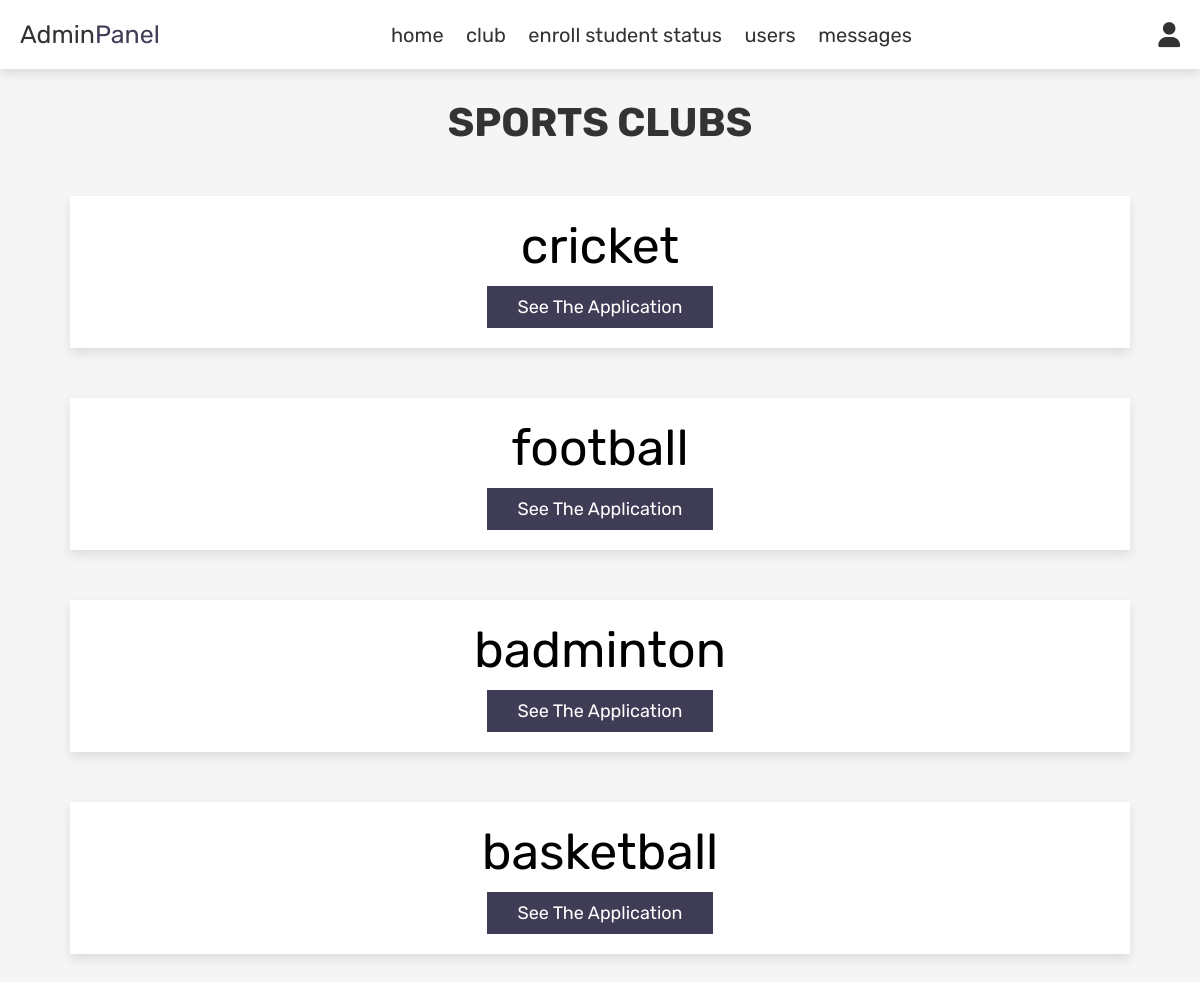
Page /admin_enroll.php (signed in) on the committed database.
### tables this page shows
CREATE TABLE `club` (
  `id` int(11) NOT NULL,
  `name` varchar(100) NOT NULL,
  `description` mediumtext NOT NULL,
  `image` varchar(100) NOT NULL
);

### admin_enroll.php (the view, shortened to what this page needs)
<?php
include 'config.php';
?>
<!DOCTYPE html>
<html lang="en">
<head>
   <link rel="stylesheet" href="https://cdnjs.cloudflare.com/ajax/libs/font-awesome/6.0.0/css/all.min.css">
   <link rel="stylesheet" href="css/admin_style.css?v=<?php echo time();?>">
</head>
<body>
<?php include 'admin_header.php'; ?>
<section class="users">
   <h1 class="title">Sports Clubs</h1>
   <div class="box-container">
      <?php
         $select_products = mysqli_query($conn, "SELECT * FROM `club`") or die('query failed');
         if(mysqli_num_rows($select_products) > 0){
            while($fetch_products = mysqli_fetch_assoc($select_products)){
      ?>
      <div class="box">
         <div class="name" style="    font-size: 5rem;"><?php echo $fetch_products['name']; ?></div>
         <a href="admin_<?php echo $fetch_products['name']; ?>_enroll.php" class="option-btn">See the application</a>
      </div>
      <?php
         }
      }else{
         echo '<p class="empty">no products added yet!</p>';
      }
      ?>
   </div>
</section>
</body>
</html>

### css/admin_style.css (style rules this page uses)
:root { --red: #3f3d56; --red: #3f3d56; --orange:#f39c12; --black:#333; --white:#fff; --light-color:#666; --light-white:#ccc; --light-bg:#f5f5f5; --border:.1rem solid var(--black); --box-shadow:0 .5rem 1rem rgba(0,0,0,.1); }
* { font-family: 'Rubik', sans-serif; margin:0; padding:0; box-sizing: border-box; outline: none; border:none; text-decoration: none; transition:all .2s linear; }
html { font-size: 62.5%; overflow-x: hidden; }
body { background-color: var(--light-bg); }
section { padding:3rem 2rem; }
.title { text-align: center; margin-bottom: 2rem; text-transform: uppercase; color:var(--black); font-size: 4rem; }
.btn, .option-btn, .delete-btn, .white-btn { display: inline-block; margin-top: 1rem; padding:1rem 3rem; cursor: pointer; color:var(--white); font-size: 1.8rem; text-transform: capitalize; }
.option-btn { background-color: var(--red); }
.users .box-container { grid-template-columns: repeat(auto-fit, 30rem); justify-content: center; gap:1.5rem; max-width: 1200px; margin:0 auto; align-items: flex-start; }
.users .box-container .box { background-color: var(--white); padding:2rem; box-shadow: var(--box-shadow); text-align: center; border: 0; border-radius: 0; margin: 5rem; }

### rows in the picture
club: name "cricket"
club: name "football"
club: name "badminton"
club: name "basketball"
